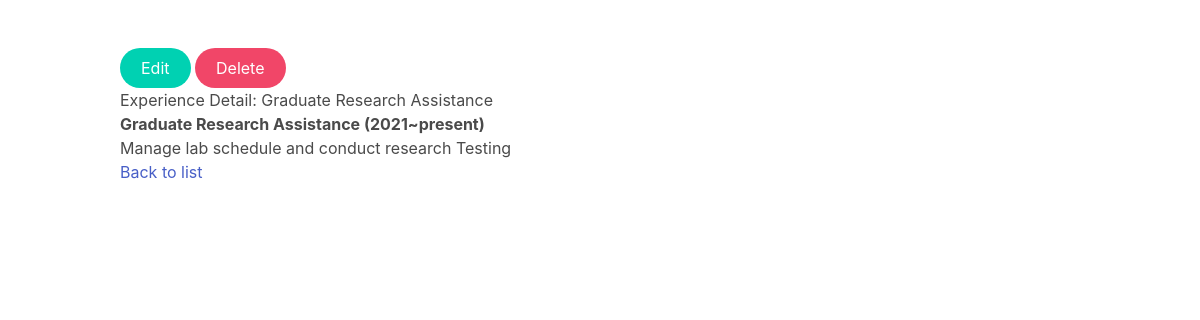
The page /exp/2/ on the database as committed earlier.
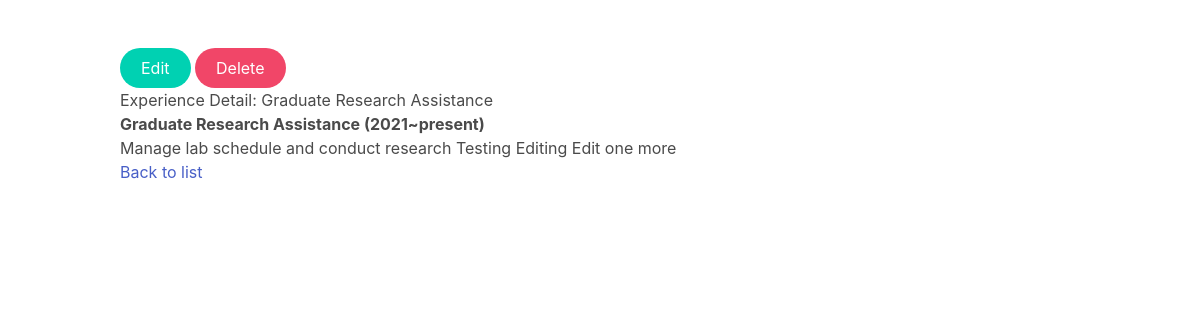
The same page on the database as committed later.
### experience/models.py (models this page shows)
class Experience(models.Model):
    job = models.TextField()
    year = models.TextField()
    desc = models.TextField()

### experience/views.py (the view)
# urls.py: path('<int:id>/', exp_detail_view, name='detail'),
def exp_detail_view(request, id):
    obj = Experience.objects.get(id=id)
    context = {
        "object": obj,
        "modal": process_modal_vars(
            "Delete Confirmation", "Do you want to delete this content?", "Yes", reverse("experience:delete",
                                                                                         kwargs={"id": id})
        )
    }
    return render(request, "experience/detail.html", context=context)

### first_django/utils.py (called while the page is built)
def process_modal_vars(title, content, label, url=None):
    return {
        "modal_title": title,
        "modal_content": content,
        "modal_submit_label": label,
        "form_action": url,
    }

### templates/experience/detail.html (shortened to what this page needs)
{% extends "base.html" %}
{% block content %}
    <a class="button is-primary is-rounded"  style=text-align:right; href="{% url 'experience:edit' object.id %}">Edit</a>
    <button class="button is-danger is-rounded js-modal-trigger" data-target="modal-js-example">Delete</button>
    <h1>Experience Detail: {{ object.job }}</h1>
    <p><b>{{ object.job }} {{ object.year }}</b></p>
    <p>{{ object.desc }}</p>
    <p><a href="{% url 'experience:list' %}"> Back to list </a></p>
{% endblock content %}

Rows that differ between the two databases and show on the page:
changed Experience "Graduate Research Assistance": desc "Manage lab schedule and conduct research Testing" → "Manage lab schedule and conduct research Testing Editing Edit one more"
